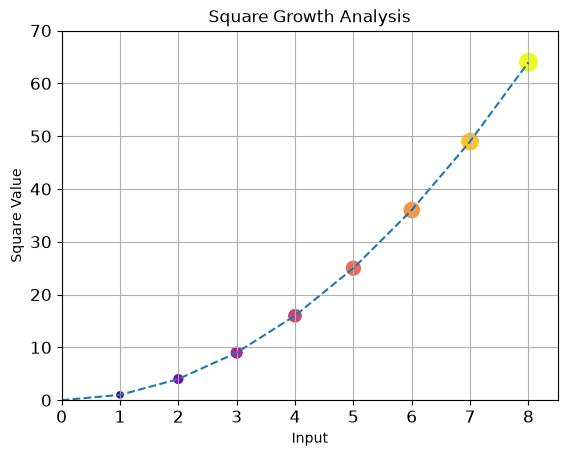

Recreate this plot in Python.
import matplotlib.pyplot as plt
import numpy as np

x = np.arange(9)
y = x**2

plt.plot(x, y, '--')
plt.scatter(x, y, s=y**0.5 * 20, c=x, cmap='plasma')

plt.title('Square Growth Analysis')
plt.xlabel('Input')
plt.ylabel('Square Value')
plt.axis([0, 8.5, 0, 70])
plt.tick_params(axis='both', labelsize=12)
plt.grid()

plt.savefig("ex07.jpg", bbox_inches='tight')
plt.show()
